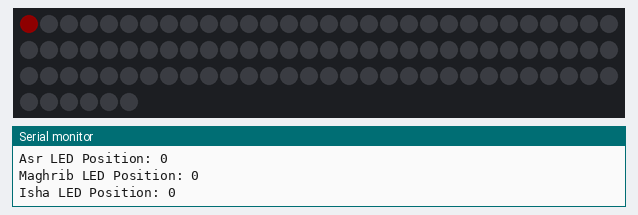
The program below on a simulated ESP32. On the bench: 96 RGB LEDs in strip order, left to right, continuing on the next row, the last lines printed to the serial monitor. Dim RGB values are drawn brighter than linear; WiFi joins after 1.5 s; servers stay silent unless stated; uploads are accepted with an empty reply; the local clock reads 2024-03-15 10:24:30 at power-on unless the program sets it.

Above: at 4.4 s.
At 5.5 s:
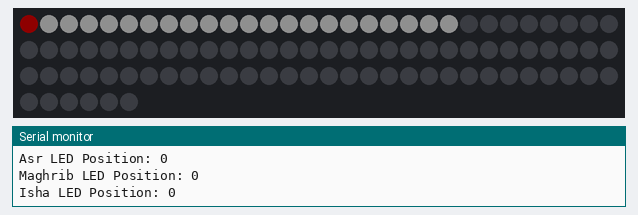
At 6.6 s:
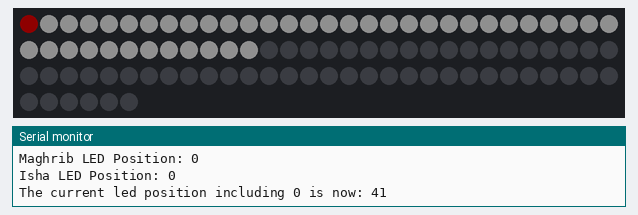

The program:

main.cpp
```cpp
#include <WiFi.h>
#include <HTTPClient.h>
#include <ArduinoJson.h>
#include <FastLED.h>
#include <time.h>
#include <set>

const char* ssid = "Z6";
const char* password = "Hajj2016";
const char* apiURL = "http://api.aladhan.com/v1/timingsByCity?city=LakeForest&country=USA&method=2";
const char* baseURL = "http://api.aladhan.com";  // Base URL for relative redirects

#define LED_PIN     2
#define NUM_LEDS    96
#define BRIGHTNESS  15

int led_position;

CRGB prayer_color = CRGB(0xec1386);  // PINK
CRGB time_color = CRGB(0xffffff);    // BLUE
CRGB past_prayer_color = CRGB(0xee0000); // RED

CRGB leds[NUM_LEDS];
std::set<int> prayerPositions;
std::set<String> prayerTimes;

String fajr, duhr, asr, maghrib, aisha;  // Store prayer times
String testPrayer = "18:34";

bool testing = false;

// Store the LED positions
int fajrPos,duhrPos, asrPos, maghribPos, aishaPos;
int testPrayerPos;

// NTP server and time configuration
const char* ntpServer = "pool.ntp.org";
const long  gmtOffset_sec = -28800;  // Adjust for your timezone (GMT-8 for PST)
const int   daylightOffset_sec = 3600;


CRGB savedLEDState[NUM_LEDS];

void save_LED_state(){
  for (int i = 0; i < NUM_LEDS; i++){
    savedLEDState[i] = leds[i];
  }
}

void load_LED_state(){
  for (int i = 0; i < NUM_LEDS; i++){
    leds[i] = savedLEDState[i];
  }
  FastLED.show();
}

void animation(int curr_position)
{

  for (int y = 0; y < 3; y++)
  {
      // turn off all but prayer led -->
      for (int i = 0; i < NUM_LEDS; i++){

        if (i != curr_position)
        {
          leds[i] = CRGB::Black;
        }

        delay(50);
        FastLED.show();
      }

      // light up all but prayer led blue <--
      for (int i = NUM_LEDS - 1; i >= 0; i--){

        if (i != curr_position)
        {
          leds[i] = time_color;
        }

        delay(50);
        FastLED.show();
      }

      // turn off all but prayer led -->
      for (int i = 0; i < NUM_LEDS; i++){

        if (i != curr_position)
        {
          leds[i] = CRGB::Black;
        }

        delay(50);
        FastLED.show();
      }

      // light up all but prayer led with load STATE <--
      for (int i = NUM_LEDS - 1; i >= 0; i--){

        if (i != curr_position)
        {
          leds[i] = savedLEDState[i];
        }

        delay(50);
        FastLED.show();
      }

  }
}

void connect_wifi() {
  Serial.print("Connecting to WiFi");
  WiFi.begin(ssid, password);
  while (WiFi.status() != WL_CONNECTED) {
    delay(1000);
    Serial.print(".");
  }
  Serial.println(" Connected!");
}

void fetch_prayer_times_from_api() {
  HTTPClient http;
  http.begin(apiURL);
  int httpCode = http.GET();

  // Handle HTTP 302 Redirect
  if (httpCode == 302) {
    String redirectURL = http.getLocation();
    Serial.println("Redirected to: " + redirectURL);
    http.end();  // End the previous connection

    // Check if the redirect URL is relative
    if (!redirectURL.startsWith("http")) {
      redirectURL = String(baseURL) + redirectURL;
      Serial.println("Full Redirect URL: " + redirectURL);
    }

    // Follow the redirection
    http.begin(redirectURL);
    httpCode = http.GET();
  }

  if (httpCode == 200) {  // Check if HTTP response is OK
    String payload = http.getString();
    StaticJsonDocument<2000> doc;
    deserializeJson(doc, payload);

    fajr = doc["data"]["timings"]["Fajr"].as<String>();
    duhr = doc["data"]["timings"]["Dhuhr"].as<String>();
    asr = doc["data"]["timings"]["Asr"].as<String>();
    maghrib = doc["data"]["timings"]["Maghrib"].as<String>();
    aisha = doc["data"]["timings"]["Isha"].as<String>();

    Serial.println("Prayer times fetched:");
    if (testing){
      Serial.println("TestPrayer: " + testPrayer);
    }
    Serial.println("Fajr: " + fajr);
    Serial.println("Duhr: " + duhr);
    Serial.println("Asr: " + asr);
    Serial.println("Maghrib: " + maghrib);
    Serial.println("Isha: " + aisha);

  } else {
    Serial.println("Failed to retrieve prayer times. HTTP error code: " + String(httpCode));
  }
  http.end();
}

String get_current_time_string() {
  struct tm timeinfo;
  if (!getLocalTime(&timeinfo)) {
    Serial.println("Failed to obtain time");
    return "";
  }
  char timeStr[6]; // Format time as HH:MM
  strftime(timeStr, sizeof(timeStr), "%H:%M", &timeinfo);
  return String(timeStr);
}

int time_to_led_position(String time) {
  int hours = time.substring(0, 2).toInt();
  int minutes = time.substring(3, 5).toInt();
  int totalMinutes = (hours * 60) + minutes;

  // Assuming each LED represents 15 minutes (96 LEDs for 24 hours)
  int ledPos = (totalMinutes / 15);

  return ledPos;
}

void updatePrayerSets() {
    // Clear the sets to start fresh
    prayerPositions.clear();
    prayerTimes.clear();

    // Update the prayer positions set
    prayerPositions.insert(fajrPos);
    prayerPositions.insert(duhrPos);
    prayerPositions.insert(asrPos);
    prayerPositions.insert(maghribPos);
    prayerPositions.insert(aishaPos);

    if (testing) {
        prayerPositions.insert(testPrayerPos);
    }

    // Update the prayer times set
    prayerTimes.insert(fajr);
    prayerTimes.insert(duhr);
    prayerTimes.insert(asr);
    prayerTimes.insert(maghrib);
    prayerTimes.insert(aisha);

    if (testing) {
        prayerTimes.insert(testPrayer);
    }
}

void get_show_daily_prayer_times(){

  fetch_prayer_times_from_api();

  // Convert prayer times to LED positions
  fajrPos = time_to_led_position(fajr);
  duhrPos = time_to_led_position(duhr);
  asrPos = time_to_led_position(asr);
  maghribPos = time_to_led_position(maghrib);
  aishaPos = time_to_led_position(aisha);


  if (testing){
    testPrayerPos = time_to_led_position(testPrayer);
    Serial.println("TestPrayer LED Position: " + String(testPrayerPos));
  }


  Serial.println("Fajr LED Position: " + String(fajrPos));
  Serial.println("Duhr LED Position: " + String(duhrPos));
  Serial.println("Asr LED Position: " + String(asrPos));
  Serial.println("Maghrib LED Position: " + String(maghribPos));
  Serial.println("Isha LED Position: " + String(aishaPos));

    // Turn on the LEDs at the calculated prayer positions
  leds[fajrPos] = prayer_color;
  leds[duhrPos] = prayer_color;
  leds[asrPos] = prayer_color;
  leds[maghribPos] = prayer_color;
  leds[aishaPos] = prayer_color;
  if (testing){
    leds[testPrayerPos] = prayer_color;
  }

  FastLED.show();


}

void displayLEDs() {
    for (int i = 0; i <= led_position; i++) {
        if (prayerPositions.find(i) != prayerPositions.end()) {
            leds[i] = past_prayer_color;
        } else {
            leds[i] = time_color;
        }
        FastLED.show();
        delay(50);
    }
}


void setup() {

  Serial.begin(9600);
  connect_wifi();
  FastLED.addLeds<WS2812B, LED_PIN, GRB>(leds, NUM_LEDS).setCorrection(TypicalLEDStrip);
  FastLED.setBrightness(BRIGHTNESS);
  FastLED.clear();
  FastLED.show();
  delay(2000);
  configTime(gmtOffset_sec, daylightOffset_sec, ntpServer);
  get_show_daily_prayer_times();
  updatePrayerSets();

  led_position = time_to_led_position(get_current_time_string());

  displayLEDs();


  Serial.println("The current led position including 0 is now: " + String(led_position));
}

void loop()
{

  String curr_time = get_current_time_string();
  int new_led_position = time_to_led_position(curr_time);

  if (curr_time == "00:00")
  {
    FastLED.clear();
    FastLED.show();

    get_show_daily_prayer_times();
    updatePrayerSets();

    led_position = 0;
  }


  if (new_led_position > led_position)
  {

    led_position++;
    Serial.println("The current led position including 0 is now: " + String(led_position));
    Serial.println("Current time is " + String(get_current_time_string()));

    if (prayerPositions.find(led_position) == prayerPositions.end())
    {
      leds[led_position] = time_color;
      FastLED.show();
    }

  }

  if (prayerTimes.find(curr_time) != prayerTimes.end())
  {

    save_LED_state();
    animation(new_led_position);

    Serial.println("AT THE END: Current time is " + String(curr_time));
    Serial.println("led position we are one is : " + String(time_to_led_position(curr_time)));
    leds[new_led_position] = past_prayer_color;
    FastLED.show();

  }

  delay(1000);  // Check every second


}
```
